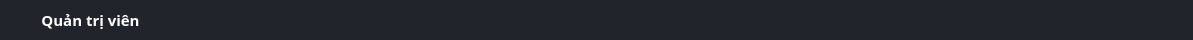
     <widget class="QWidget" name="panel_window" native="true">
      <property name="minimumSize">
       <size>
        <width>0</width>
        <height>40</height>
       </size>
      </property>
      <property name="maximumSize">
       <size>
        <width>16777215</width>
        <height>40</height>
       </size>
      </property>
      <property name="styleSheet">
       <string notr="true">background-color: rgb(33, 37, 43);
border-top-right-radius: 5px;
border-top-left-radius: 5px;</string>
      </property>
      <layout class="QHBoxLayout" name="horizontalLayout_2">
       <property name="leftMargin">
        <number>5</number>
       </property>
       <property name="topMargin">
        <number>5</number>
       </property>
       <property name="rightMargin">
        <number>5</number>
       </property>
       <property name="bottomMargin">
        <number>5</number>
       </property>
       <item>
        <widget class="QLabel" name="icon_admin">
         <property name="minimumSize">
          <size>
           <width>30</width>
           <height>30</height>
          </size>
         </property>
         <property name="maximumSize">
          <size>
           <width>30</width>
           <height>30</height>
          </size>
         </property>
         <property name="text">
          <string/>
         </property>
         <property name="pixmap">
          <pixmap resource="../resources/resources.qrc">:/apps/apps/logo_app.png</pixmap>
         </property>
         <property name="scaledContents">
          <bool>true</bool>
         </property>
         <property name="alignment">
          <set>Qt::AlignCenter</set>
         </property>
        </widget>
       </item>
       <item>
        <widget class="QLabel" name="name_admin">
         <property name="font">
          <font>
           <family>Cascadia Code</family>
           <pointsize>11</pointsize>
           <weight>75</weight>
           <bold>true</bold>
          </font>
         </property>
         <property name="styleSheet">
          <string notr="true">color: rgb(255, 255, 255);</string>
         </property>
         <property name="text">
          <string>Quản trị viên</string>
         </property>
         <property name="alignment">
          <set>Qt::AlignCenter</set>
         </property>
        </widget>
       </item>
       <item>
        <spacer name="horizontalSpacer_2">
         <property name="orientation">
          <enum>Qt::Horizontal</enum>
         </property>
         <property name="sizeHint" stdset="0">
          <size>
           <width>1017</width>
           <height>20</height>
          </size>
         </property>
        </spacer>
       </item>
       <item>
        <widget class="QPushButton" name="admin_exit_btn">
         <property name="minimumSize">
          <size>
           <width>25</width>
           <height>25</height>
          </size>
         </property>
         <property name="maximumSize">
          <size>
           <width>25</width>
           <height>25</height>
          </size>
         </property>
         <property name="text">
          <string/>
         </property>
         <property name="icon">
          <iconset resource="../resources/resources.qrc">
           <normaloff>:/icon-EC8482/EC8482/x-octagon.svg</normaloff>:/icon-EC8482/EC8482/x-octagon.svg</iconset>
         </property>
         <property name="iconSize">
          <size>
           <width>25</width>
           <height>25</height>
          </size>
         </property>
        </widget>
       </item>
      </layout>
     </widget>
